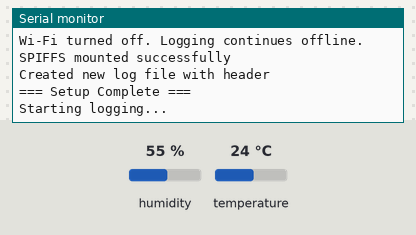
Recording of a sketch running on a simulated ESP32. Shown: the last lines printed to the serial monitor. The inputs (shaded band) are chosen by the test bench; at power-on: humidity 55 %, temperature 24 °C. WiFi joins after 1.5 s; servers stay silent unless stated; network time is answered at once with the bench clock; the local clock reads 2024-03-15 10:24:30 at power-on unless the sketch sets it; storage starts empty.

Above: at 3.7 s.
3.8 s: humidity set to 22 %
At 5.4 s:
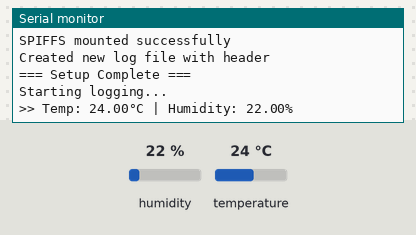
11.5 s: temperature set to 12 °C
At 15.4 s:
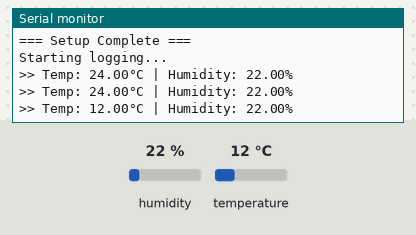
18.0 s: humidity set to 40 %
At 20.4 s:
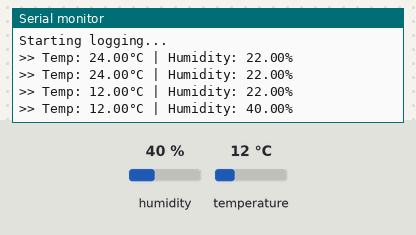

The sketch:

_ESP-as-Data-logger_Cpp.ino
```cpp
#include <Arduino.h>
#include <WiFi.h>
#include <NTPClient.h>
#include <WiFiUdp.h>
#include <DHT.h>
#include <FS.h>
#include <SPIFFS.h>
#include <time.h>


#define DHTPIN 19
#define DHTTYPE DHT11
#define LOG_FILE "/data.csv"
const unsigned long LOG_INTERVAL = 60000;    // 1 min delay
const unsigned long SERIAL_INTERVAL = 5000;  // 5 sec seril print value

const char* ssid = "wifi name";
const char* password = "passcode";


DHT dht(DHTPIN, DHTTYPE);
unsigned long lastLog = 0;
unsigned long lastSerial = 0;

unsigned long startMillis = 0;
time_t startEpoch = 0;


WiFiUDP ntpUDP;
NTPClient timeClient(ntpUDP, "pool.ntp.org", 19800); // IST = UTC +5:30 Mumbai India


void setup() {
  Serial.begin(115200);
  delay(1000);
  dht.begin();

  Serial.println("\n ESP32 DHT22 Data Logger ");


  WiFi.begin(ssid, password);
  Serial.print("Connecting to Wi-Fi");
  int attempts = 0;
  while (WiFi.status() != WL_CONNECTED && attempts < 20) {
    delay(500);
    Serial.print(".");
    attempts++;
  }

  if(WiFi.status() != WL_CONNECTED){
    Serial.println("\nWi-Fi connection failed! Restarting");
    ESP.restart();
  }

  Serial.println("\nWi-Fi Connected");


  timeClient.begin();
  timeClient.setUpdateInterval(60000);

  Serial.print("Syncing time");
  int syncAttempts = 0;
  while(!timeClient.update() && syncAttempts < 10) {
    timeClient.forceUpdate();
    delay(500);
    Serial.print(".");
    syncAttempts++;
  }
  Serial.println();

  startEpoch = timeClient.getEpochTime(); // save epoch for sync with real time computers
  startMillis = millis();                  // save  millis for clock
  Serial.println("Time synced: " + timeClient.getFormattedTime());
  Serial.print("Epoch: "); Serial.println(startEpoch);


  WiFi.disconnect(true);
  WiFi.mode(WIFI_OFF);
  Serial.println("Wi-Fi turned off. Logging continues offline.");


  if(!SPIFFS.begin(true)){
    Serial.println("SPIFFS Mount Failed! Restarting");
    delay(1000);
    ESP.restart();
  }
  Serial.println("SPIFFS mounted successfully");


  if(!SPIFFS.exists(LOG_FILE)){
    File file = SPIFFS.open(LOG_FILE, FILE_WRITE);
    if(file){
      file.println("timestamp,temperature,humidity");
      file.close();
      Serial.println("Created new log file with header");
    } else {
      Serial.println("Failed to create log file!");
    }
  } else {
    Serial.println("Log file already exists");
  }

  Serial.println("\n=== Setup Complete ===");
  Serial.println("Starting logging...\n");
}


void loop() {
  unsigned long now = millis();


  if (now - lastSerial >= SERIAL_INTERVAL) {
    lastSerial = now;
    float temp = dht.readTemperature();
    float hum = dht.readHumidity();
    if(!isnan(temp) && !isnan(hum)){
      Serial.printf(">> Temp: %.2f°C | Humidity: %.2f%%\n", temp, hum);
    } else {
      Serial.println("ERROR: Failed to read DHT!");
    }
  }


  if (now - lastLog >= LOG_INTERVAL) {
    lastLog = now;
    float temp = dht.readTemperature();
    float hum = dht.readHumidity();
    if(isnan(temp) || isnan(hum)) return;


    time_t currentEpoch = startEpoch + (millis() - startMillis) / 1000;
    struct tm *ptm = gmtime(&currentEpoch);

    char timestamp[25];
    sprintf(timestamp, "%04d-%02d-%02d %02d:%02d:%02d",
            ptm->tm_year + 1900,
            ptm->tm_mon + 1,
            ptm->tm_mday,
            ptm->tm_hour,
            ptm->tm_min,
            ptm->tm_sec);

    File file = SPIFFS.open(LOG_FILE, FILE_APPEND);
    if(file){
      file.printf("%s,%.2f,%.2f\n", timestamp, temp, hum);
      file.close();
      Serial.printf("✓ Logged: %s | Temp: %.2f°C | Humidity: %.2f%%\n", timestamp, temp, hum);
    } else {
      Serial.println("ERROR: Failed to open log file for writing!");
    }

    yield();
  }
}
```

Measured:
- after the input at 3.8 s, the serial monitor: prints a new line after 1.2 s (image 1)
- after the input at 11.5 s, the serial monitor: prints a new line after 3.5 s (image 2)
- after the input at 18.0 s, the serial monitor: prints a new line after 2.0 s (image 3)
